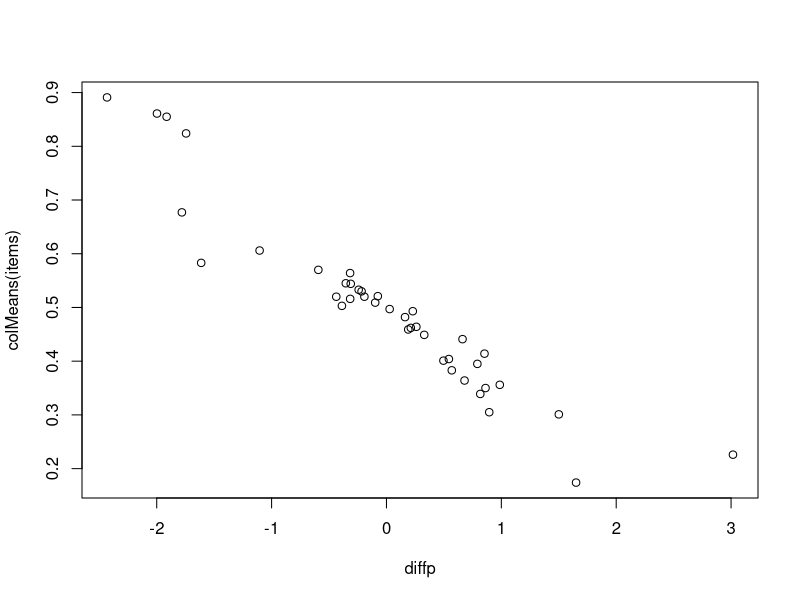

Write R code to recreate this figure.
### Paul Johnson 2011-11-13
### mei-sim-1.R
## adapted from
### Paul Johnson 2010-11-08
### mirt-sim-1.R
### Request from Rose Zheng



### Create some D dimensional MIRT data.
### The individual ability parameters (called "thetas")




library(mvtnorm)

N <- 1000 # respondents

D <- 5 # dimensions of individual ability (elements in theta)
npb <- 10 # num of items "per sub block" on dimensions 2:D
M <- (D-1)*npb # total items

### First, create D-dimensional multivariate normal data.
### MVN(meanTheta, covTheta)
### Correlation "rhoTheta" and standard deviation customizable
meanTheta <- rep(0, D) ## mean 0
sdTheta <- rep(1, D) ##standard deviation of dimension
rhoTheta <- diag(D)  ##correlation, initially Uncorrelated between dimensions
covTheta  <- rhoTheta *  sdTheta %o% sdTheta
theta    <- rmvnorm(N, mean = meanTheta, sigma = covTheta,
             method= "chol")


########################################
# difficulty is standard normal
diffp <- rnorm(M, 0, 1)

###discrimination parameters log normal in D columns
discraw <- matrix(rlnorm(D*M, m=0, sd=1), ncol=D)

##Create a "mask" to generate the bi-factor structure
## one column of 1's, others grouped like
##  1 1 0 0 0 0
##  1 1 0 0 0 0
##  1 0 1 0 0 0
##  1 0 1 0 0 0
##  1 0 1 0 0 0
## and so forth. Must specify which rows have 1 on which column.

blotterMatrix <- matrix(0, nrow=M, ncol=D-1)

for ( i in 1:(D-1)){
  blotterMatrix[(1 + (i-1)*npb): (i*npb), i] <- 1
              }

##Put 1's in first column for factor that applies to all items
blotterMatrix <- cbind(1, blotterMatrix)

### Create discp, the final matrix of discrimination parameters.
### blot out the discrimination parameters we don't want
discp <- discraw * blotterMatrix

# guessing is uniform on [min,max]
# guesp <- runif(M, min=0.1178, max=0.3580)

## Calculate the "linear predictor" eta
eta <- discp %*% t(theta) - diffp
## inverse link
invlink <- 1/(1+exp(-eta))
## draw random items
items <- apply(invlink, 2, function(col) rbinom(n= M, pr=col, size=1)) 
items <- t(items) ## transpose to put in usual format

### Sanity Check: Doublecheck difficulty against average scores 
plot(diffp, colMeans(items))



